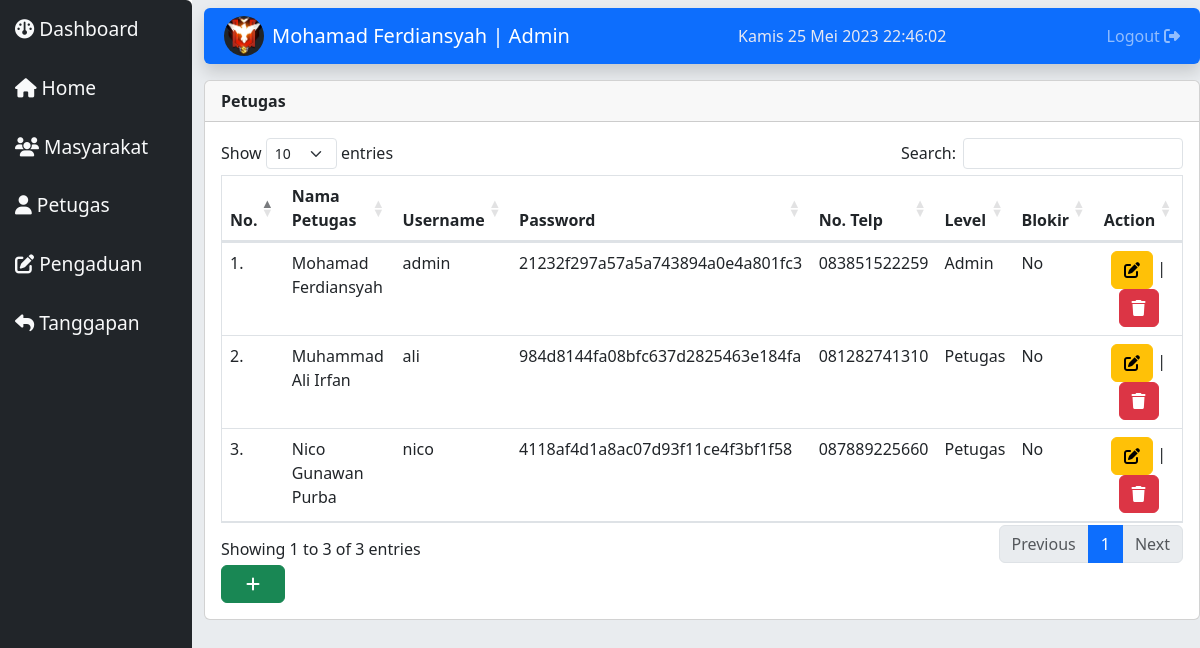
The app's page /index.php?module=datapetugas (signed in) with its own data.
### tables this page shows
CREATE TABLE `module` (
  `id_modul` int(11) NOT NULL,
  `nama_modul` varchar(50) NOT NULL,
  `icon` varchar(50) NOT NULL,
  `link` varchar(100) NOT NULL,
  `static_content` text NOT NULL,
  `gambar` varchar(100) NOT NULL,
  `publish` enum('Y','N') NOT NULL,
  `status` enum('Petugas','Admin','Masyarakat','All') NOT NULL,
  `aktif` enum('Y','N') NOT NULL,
  `urutan` int(8) NOT NULL,
  `link_seo` varchar(100) NOT NULL
);

CREATE TABLE `petugas` (
  `id_petugas` int(11) NOT NULL,
  `nama_petugas` varchar(35) NOT NULL,
  `username` varchar(25) NOT NULL,
  `password` varchar(32) NOT NULL,
  `telp` varchar(13) NOT NULL,
  `level` enum('Admin','Petugas') NOT NULL,
  `foto_petugas` varchar(255) NOT NULL,
  `blokir` varchar(5) NOT NULL
);

### src/module/petugas/index.php (the view, shortened to what this page needs)
<?php
include "src/config/connect.php";
$row = mysqli_query($conn, "SELECT * FROM petugas ORDER BY nama_petugas ASC");
?>
<!DOCTYPE html>
<html lang="en">
<head>
    <link rel="stylesheet" href="https://cdnjs.cloudflare.com/ajax/libs/font-awesome/6.4.0/css/all.min.css" />
    <link rel="stylesheet" href="src/assets/bootstrap/css/bootstrap.min.css">
    <link rel="stylesheet" href="src/assets/datatables/datatables.css">
</head>
<body>
    <div class="card">
        <div class="card-header fw-bold">
            Petugas
        </div>
        <div class="card-body">
            <table id="table" class="table border table-hover">
                <thead>
                    <tr>
                        <th scope="col">No.</th>
                        <th scope="col">Nama Petugas</th>
                        <th scope="col">Username</th>
                        <th scope="col">Password</th>
                        <th scope="col">No. Telp</th>
                        <th scope="col">Level</th>
                        <th scope="col">Blokir</th>
                        <th scope="col" class="text-center">Action</th>
                    </tr>
                </thead>
                <tbody>
                    <?php $no = 1 ?>
                    <?php while ($result = mysqli_fetch_array($row)) : ?>
                        <tr>
                            <td><?= $no++ ?>.</td>
                            <td><?= $result["nama_petugas"] ?></td>
                            <td><?= $result["username"] ?></td>
                            <td><?= $result["password"] ?></td>
                            <td><?= $result["telp"] ?></td>
                            <td><?= $result["level"] ?></td>
                            <td><?= $result["blokir"] ?></td>
                            <td>
                                <div class='text-center'>
                                    <a href="#" data-bs-toggle="modal" data-bs-target="#editModal<?= $no ?>" class="btn btn-warning"><i class="fa-solid fa-pen-to-square"></i></a> |
                                    <a href="#" data-bs-toggle="modal" data-bs-target="#deleteModal<?= $no ?>" class="btn btn-danger"><i class="fa-solid fa-trash"></i></a>
                                </div>
                            </td>
                        </tr>
                    <?php endwhile; ?>
                </tbody>
            </table>
            <button type="button" class="btn btn-success px-4" data-bs-toggle="modal" data-bs-target="#insertModal">
                <i class="fa-solid fa-plus"></i></i>
            </button>
        </div>
    </div>
</body>
</html>

### index.php (shortened to what this page needs)
<?php
include "src/config/connect.php";
$level = $_SESSION['level'];
if ($level == "Masyarakat") {
    $nama = $_SESSION['nama'];
    $nik = $_SESSION['nik'];
} elseif ($level == "Admin" || $level == "Petugas") {
    $nama_petugas = $_SESSION['nama_petugas'];
    $id_petugas = $_SESSION['id_petugas'];
}
if ($level == "Masyarakat") {
    $query = mysqli_query($conn, "SELECT foto_masyarakat FROM masyarakat WHERE nik = '$nik'");
    if (mysqli_num_rows($query) > 0) {
        while ($result = mysqli_fetch_array($query)) {
            $foto_masyarakat = $result['foto_masyarakat'];
        }
    }
} else if ($level == "Admin" || $level == "Petugas") {
    $query = mysqli_query($conn, "SELECT foto_petugas FROM petugas WHERE id_petugas = '$id_petugas'");
    if (mysqli_num_rows($query) > 0) {
        while ($result = mysqli_fetch_array($query)) {
            $foto_petugas = $result['foto_petugas'];
        }
    }
}
?>
<!DOCTYPE html>
<html lang="en">
<head>
    <link rel="stylesheet" href="https://cdnjs.cloudflare.com/ajax/libs/font-awesome/6.4.0/css/all.min.css" />
    <link rel="stylesheet" href="src/assets/bootstrap/css/bootstrap.min.css">
    <link rel="stylesheet" href="src/assets/style/dashboard/style.css">
</head>
<body>
    <div class="wrapper">
        <div class="row">
            <div class="col-md-2 menu-side bg-dark text-light rounded">
                <?php include "menu.php" ?>
            </div>
            <div class="col-md-10 bg-body-secondary">
                <nav class="navbar navbar-expand-lg bg-primary navbar-dark shadow rounded mt-2">
                    <div class="container-fluid">
                        <?php if ($level == "Masyarakat") : ?>
                            <img width="40" height="40" class="bg-dark rounded-circle mx-2" src="src/account/img/<?= $foto_masyarakat ?>" alt="">
                            <a class="navbar-brand" href="?module=account"><?= $nama ?> | <?= $level ?></a>
                        <?php elseif ($level == "Admin" || $level == "Petugas") : ?>
                            <img width="40" height="40" class="bg-dark rounded-circle mx-2" src="src/account/img/<?= $foto_petugas ?>" alt="">
                            <a class="navbar-brand" href="?module=account"><?= $nama_petugas ?> | <?= $level ?></a>
                        <?php endif; ?>
                        <div class="collapse navbar-collapse" id="navbarSupportedContent">
                            <ul class="navbar-nav ms-auto mb-2 mb-lg-0">
                                <li class="nav-item">
                                    <?php include "clock.php" ?>
                                </li>
                            </ul>
                            <ul class="navbar-nav ms-auto mb-2 mb-lg-0">
                                <li class="nav-item">
                                    <a class="nav-link" href="logout.php">Logout <i class="fa-solid fa-right-from-bracket"></i></a>
                                </li>
                            </ul>
                        </div>
                    </div>
                </nav>
                <div class="content-side mt-3">
                    <div id="content"><?php include "content.php"; ?></div>
                </div>
            </div>
        </div>
    </div>
</body>
</html>

### menu.php (shortened to what this page needs)
<?php
include "src/config/connect.php";
if ($_SESSION['level'] == 'Admin') {
    $sql = mysqli_query($conn, "SELECT * FROM module WHERE (status='Admin' OR status='Petugas' OR status='All') AND aktif='Y' ORDER BY urutan");
} else if ($_SESSION['level'] == 'Petugas') {
    $sql = mysqli_query($conn, "SELECT * FROM module WHERE (status='Petugas' OR status='All') AND aktif='Y' ORDER BY urutan");
} else if ($_SESSION['level'] == 'Masyarakat') {
    $sql = mysqli_query($conn, "SELECT * FROM module WHERE (status='Masyarakat' OR status='All') AND aktif='Y' ORDER BY urutan");
}
while ($m = mysqli_fetch_array($sql)) {
    echo "<a style='text-decoration: none; color: inherit; display: block; padding: 15px 15px; border-radius: 5px; font-size: 1.2rem;' href='$m[link]' class='hover-effect'>$m[icon] $m[nama_modul]</a>";
}

### clock.php (shortened to what this page needs)
<span id="date_time" style="color: #e7e8f2;"></span>

### content.php (shortened to what this page needs)
<?php
include "src/config/connect.php";
if ($_GET['module'] == 'datapetugas') {
    include "src/module/petugas/index.php";
}

### src/assets/style/dashboard/style.css (style rules this page uses)
body, * { padding: 0; margin: 0; font-family: "Segoe UI", Tahoma, Geneva, Verdana, sans-serif; }
.wrapper { overflow-x: hidden; }
.menu-side { height: 100vh; }
a { text-decoration: none; color: inherit; }
.hover-effect { transition: background-color 0.3s ease-out, color 0.3s ease-out; }

### records on screen
module: nama_modul "Dashboard"
module: nama_modul "Home"
module: nama_modul "Masyarakat"
module: nama_modul "Petugas"
module: nama_modul "Pengaduan"
module: nama_modul "Tanggapan"
petugas: foto_petugas (picture), nama_petugas "Mohamad Ferdiansyah", username "admin", password "21232f297a57a5a743894a0e4a801fc3", telp "083851522259", level "Admin", blokir "No"
petugas: nama_petugas "Muhammad Ali Irfan", username "ali", password "984d8144fa08bfc637d2825463e184fa", telp "081282741310", level "Petugas", blokir "No"
petugas: nama_petugas "Nico Gunawan Purba", username "nico", password "4118af4d1a8ac07d93f11ce4f3bf1f58", telp "087889225660", level "Petugas", blokir "No"

### other values on screen
$nama_petugas "Mohamad Ferdiansyah"
$level "Admin"
